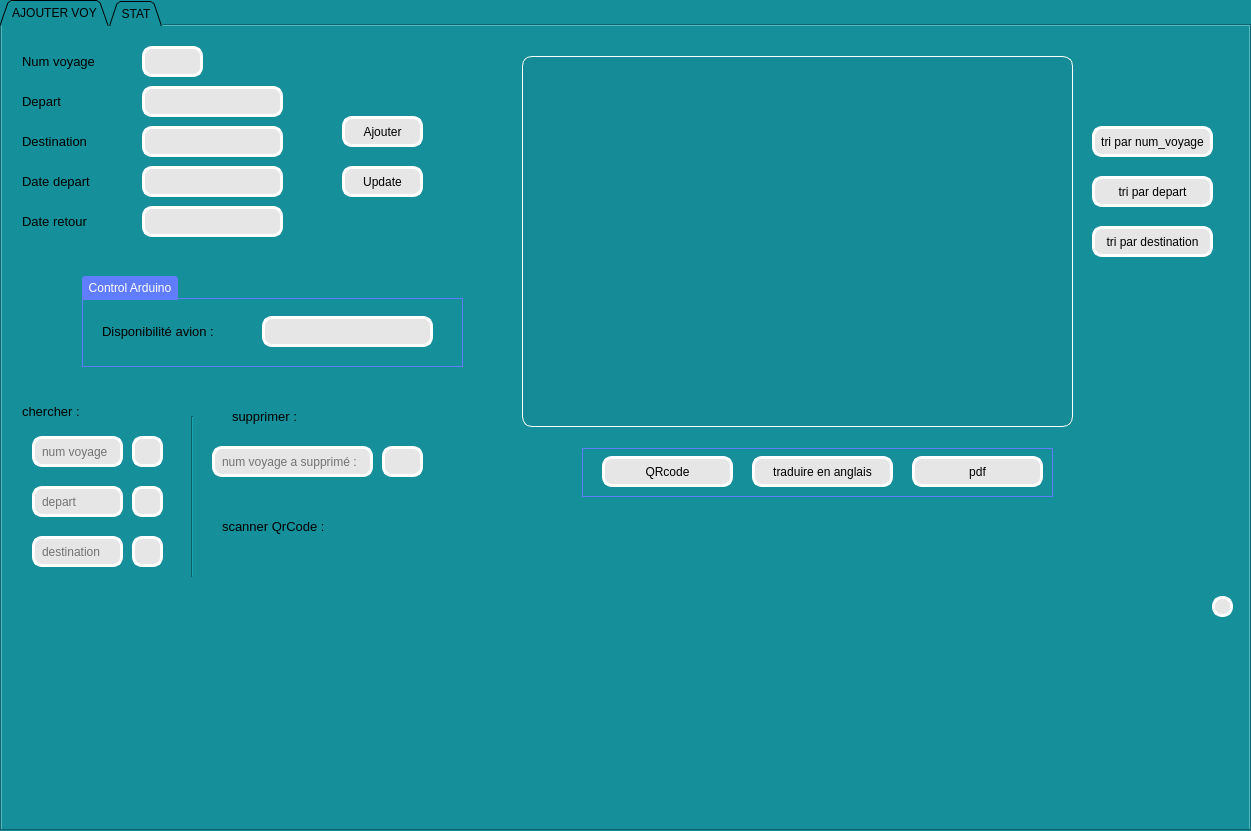
      <widget class="QTabWidget" name="tab_voyageur">
       <property name="geometry">
        <rect>
         <x>30</x>
         <y>20</y>
         <width>1251</width>
         <height>831</height>
        </rect>
       </property>
       <property name="styleSheet">
        <string notr="true">font: 10pt &quot;MS Shell Dlg 2&quot;;
background-color: rgb(21, 143, 154);</string>
       </property>
       <property name="tabShape">
        <enum>QTabWidget::Triangular</enum>
       </property>
       <property name="currentIndex">
        <number>0</number>
       </property>
       <widget class="QWidget" name="tab_8">
        <attribute name="title">
         <string>AJOUTER VOY</string>
        </attribute>
        <widget class="QLabel" name="label_31">
         <property name="geometry">
          <rect>
           <x>20</x>
           <y>140</y>
           <width>101</width>
           <height>31</height>
          </rect>
         </property>
         <property name="font">
          <font>
           <family>MS Shell Dlg 2</family>
           <pointsize>10</pointsize>
           <weight>50</weight>
           <italic>false</italic>
           <bold>false</bold>
          </font>
         </property>
         <property name="styleSheet">
          <string notr="true">font: 10pt &quot;MS Shell Dlg 2&quot;;</string>
         </property>
         <property name="text">
          <string>Date depart </string>
         </property>
        </widget>
        <widget class="QLabel" name="label_32">
         <property name="geometry">
          <rect>
           <x>20</x>
           <y>60</y>
           <width>91</width>
           <height>31</height>
          </rect>
         </property>
         <property name="font">
          <font>
           <family>MS Shell Dlg 2</family>
           <pointsize>10</pointsize>
           <weight>50</weight>
           <italic>false</italic>
           <bold>false</bold>
          </font>
         </property>
         <property name="styleSheet">
          <string notr="true">font: 10pt &quot;MS Shell Dlg 2&quot;;</string>
         </property>
         <property name="text">
          <string>Depart </string>
         </property>
        </widget>
        <widget class="QLabel" name="label_33">
         <property name="geometry">
          <rect>
           <x>20</x>
           <y>180</y>
           <width>101</width>
           <height>31</height>
          </rect>
         </property>
         <property name="font">
          <font>
           <family>MS Shell Dlg 2</family>
           <pointsize>10</pointsize>
           <weight>50</weight>
           <italic>false</italic>
           <bold>false</bold>
          </font>
         </property>
         <property name="styleSheet">
          <string notr="true">font: 10pt &quot;MS Shell Dlg 2&quot;;</string>
         </property>
         <property name="text">
          <string>Date retour </string>
         </property>
        </widget>
        <widget class="QPushButton" name="quitter_button">
         <property name="geometry">
          <rect>
           <x>1210</x>
           <y>570</y>
           <width>21</width>
           <height>21</height>
          </rect>
         </property>
         <property name="styleSheet">
          <string notr="true">color: #b1b1b1;
color: rgb(0, 0, 0);
background-color: rgb(230, 230, 230);

 

    border-width: 3px;

    border-color: #ffffff;

    border-style: solid;

    border-radius: 10;



    padding: 3px;

    font-size: 12px;

    padding-left: 5px;

    padding-right: 5px;</string>
         </property>
         <property name="text">
          <string/>
         </property>
         <property name="icon">
          <iconset>
           <normaloff>D:/312640531_1287055981893992_2003313104381087677_n.png</normaloff>D:/312640531_1287055981893992_2003313104381087677_n.png</iconset>
         </property>
        </widget>
        <widget class="QLineEdit" name="le_depart">
         <property name="geometry">
          <rect>
           <x>140</x>
           <y>60</y>
           <width>141</width>
           <height>31</height>
          </rect>
         </property>
         <property name="styleSheet">
          <string notr="true">color: #b1b1b1;
color: rgb(0, 0, 0);
background-color: rgb(230, 230, 230);

 

    border-width: 3px;

    border-color: #ffffff;

    border-style: solid;

    border-radius: 10;



    padding: 3px;

    font-size: 12px;

    padding-left: 5px;

    padding-right: 5px;</string>
         </property>
         <property name="text">
          <string/>
         </property>
        </widget>
        <widget class="QPushButton" name="le_ajouter">
         <property name="geometry">
          <rect>
           <x>340</x>
           <y>90</y>
           <width>81</width>
           <height>31</height>
          </rect>
         </property>
         <property name="styleSheet">
          <string notr="true">color: #b1b1b1;
color: rgb(0, 0, 0);
background-color: rgb(230, 230, 230);

 

    border-width: 3px;

    border-color: #ffffff;

    border-style: solid;

    border-radius: 10;



    padding: 3px;

    font-size: 12px;

    padding-left: 5px;

    padding-right: 5px;</string>
         </property>
         <property name="text">
          <string>Ajouter</string>
         </property>
         <property name="icon">
          <iconset>
           <normaloff>D:/add.png</normaloff>D:/add.png</iconset>
         </property>
        </widget>
        <widget class="QLabel" name="label_34">
         <property name="geometry">
          <rect>
           <x>20</x>
           <y>20</y>
           <width>111</width>
           <height>31</height>
          </rect>
         </property>
         <property name="font">
          <font>
           <family>MS Shell Dlg 2</family>
           <pointsize>10</pointsize>
           <weight>50</weight>
           <italic>false</italic>
           <bold>false</bold>
          </font>
         </property>
         <property name="styleSheet">
          <string notr="true">font: 10pt &quot;MS Shell Dlg 2&quot;;</string>
         </property>
         <property name="text">
          <string>Num voyage </string>
         </property>
        </widget>
        <widget class="QLineEdit" name="le_destination">
         <property name="geometry">
          <rect>
           <x>140</x>
           <y>100</y>
           <width>141</width>
           <height>31</height>
          </rect>
         </property>
         <property name="styleSheet">
          <string notr="true">color: #b1b1b1;
color: rgb(0, 0, 0);
background-color: rgb(230, 230, 230);

 

    border-width: 3px;

    border-color: #ffffff;

    border-style: solid;

    border-radius: 10;



    padding: 3px;

    font-size: 12px;

    padding-left: 5px;

    padding-right: 5px;</string>
         </property>
         <property name="text">
          <string/>
         </property>
        </widget>
        <widget class="QLineEdit" name="le_num_voyag">
         <property name="geometry">
          <rect>
           <x>140</x>
           <y>20</y>
           <width>61</width>
           <height>31</height>
          </rect>
         </property>
         <property name="styleSheet">
          <string notr="true">color: #b1b1b1;
color: rgb(0, 0, 0);
background-color: rgb(230, 230, 230);

 

    border-width: 3px;

    border-color: #ffffff;

    border-style: solid;

    border-radius: 10;



    padding: 3px;

    font-size: 12px;

    padding-left: 5px;

    padding-right: 5px;</string>
         </property>
         <property name="text">
          <string/>
         </property>
         <property name="placeholderText">
          <string/>
         </property>
        </widget>
        <widget class="QLineEdit" name="date_retour">
         <property name="geometry">
          <rect>
           <x>140</x>
           <y>180</y>
           <width>141</width>
           <height>31</height>
          </rect>
         </property>
         <property name="styleSheet">
          <string notr="true">color: #b1b1b1;
color: rgb(0, 0, 0);
background-color: rgb(230, 230, 230);

 

    border-width: 3px;

    border-color: #ffffff;

    border-style: solid;

    border-radius: 10;



    padding: 3px;

    font-size: 12px;

    padding-left: 5px;

    padding-right: 5px;</string>
         </property>
         <property name="text">
          <string/>
         </property>
        </widget>
        <widget class="QLineEdit" name="date_depart">
         <property name="geometry">
          <rect>
           <x>140</x>
           <y>140</y>
           <width>141</width>
           <height>31</height>
          </rect>
         </property>
         <property name="styleSheet">
          <string notr="true">color: #b1b1b1;
color: rgb(0, 0, 0);
background-color: rgb(230, 230, 230);

 

    border-width: 3px;

    border-color: #ffffff;

    border-style: solid;

    border-radius: 10;



    padding: 3px;

    font-size: 12px;

    padding-left: 5px;

    padding-right: 5px;</string>
         </property>
         <property name="text">
          <string/>
         </property>
        </widget>
        <widget class="QPushButton" name="le_update">
         <property name="geometry">
          <rect>
           <x>340</x>
           <y>140</y>
           <width>81</width>
           <height>31</height>
          </rect>
         </property>
         <property name="styleSheet">
          <string notr="true">color: #b1b1b1;
color: rgb(0, 0, 0);
background-color: rgb(230, 230, 230);

 

    border-width: 3px;

    border-color: #ffffff;

    border-style: solid;

    border-radius: 10;



    padding: 3px;

    font-size: 12px;

    padding-left: 5px;

    padding-right: 5px;</string>
         </property>
         <property name="text">
          <string>Update</string>
         </property>
         <property name="icon">
          <iconset>
           <normaloff>../../../../Downloads/refresh.png</normaloff>../../../../Downloads/refresh.png</iconset>
         </property>
        </widget>
        <widget class="QLabel" name="label_35">
         <property name="geometry">
          <rect>
           <x>20</x>
           <y>100</y>
           <width>101</width>
           <height>31</height>
          </rect>
         </property>
         <property name="font">
          <font>
           <family>MS Shell Dlg 2</family>
           <pointsize>10</pointsize>
           <weight>50</weight>
           <italic>false</italic>
           <bold>false</bold>
          </font>
         </property>
         <property name="styleSheet">
          <string notr="true">font: 10pt &quot;MS Shell Dlg 2&quot;;</string>
         </property>
         <property name="text">
          <string>Destination </string>
         </property>
        </widget>
        <widget class="QTableView" name="tab_voyageur_2">
         <property name="geometry">
          <rect>
           <x>520</x>
           <y>30</y>
           <width>551</width>
           <height>371</height>
          </rect>
         </property>
         <property name="font">
          <font>
           <family>MS Shell Dlg 2</family>
           <pointsize>-1</pointsize>
           <weight>50</weight>
           <italic>false</italic>
           <bold>false</bold>
          </font>
         </property>
         <property name="cursor" stdset="0">
          <cursorShape>PointingHandCursor</cursorShape>
         </property>
         <property name="mouseTracking">
          <bool>true</bool>
         </property>
         <property name="autoFillBackground">
          <bool>false</bool>
         </property>
         <property name="styleSheet">
          <string notr="true">background-color: rgb(21, 139, 151);
color: #b1b1b1;
color: rgb(0, 0, 0);


 

    border-width: 1px;

    border-color: #ffffff;

    border-style: solid;

    border-radius: 10;



    padding: 3px;

    font-size: 12px;

    padding-left: 5px;

    padding-right: 5px;</string>
         </property>
         <property name="frameShadow">
          <enum>QFrame::Raised</enum>
         </property>
         <property name="horizontalScrollBarPolicy">
          <enum>Qt::ScrollBarAsNeeded</enum>
         </property>
         <property name="sizeAdjustPolicy">
          <enum>QAbstractScrollArea::AdjustIgnored</enum>
         </property>
         <property name="autoScroll">
          <bool>true</bool>
         </property>
         <property name="dragDropMode">
          <enum>QAbstractItemView::NoDragDrop</enum>
         </property>
         <property name="gridStyle">
          <enum>Qt::SolidLine</enum>
         </property>
        </widget>
        <widget class="QLineEdit" name="le_voyage_supp_2">
         <property name="geometry">
          <rect>
           <x>210</x>
           <y>420</y>
           <width>161</width>
           <height>31</height>
          </rect>
         </property>
         <property name="styleSheet">
          <string notr="true">color: #b1b1b1;
color: rgb(0, 0, 0);
background-color: rgb(230, 230, 230);

 

    border-width: 3px;

    border-color: #ffffff;

    border-style: solid;

    border-radius: 10;



    padding: 3px;

    font-size: 12px;

    padding-left: 5px;

    padding-right: 5px;</string>
         </property>
         <property name="text">
          <string/>
         </property>
         <property name="placeholderText">
          <string>num voyage a supprimé :</string>
         </property>
        </widget>
        <widget class="QPushButton" name="boutton_supp">
         <property name="geometry">
          <rect>
           <x>380</x>
           <y>420</y>
           <width>41</width>
           <height>31</height>
          </rect>
         </property>
         <property name="font">
          <font>
           <family>MS Shell Dlg 2</family>
           <pointsize>-1</pointsize>
           <weight>50</weight>
           <italic>false</italic>
           <bold>false</bold>
           <underline>false</underline>
          </font>
         </property>
         <property name="styleSheet">
          <string notr="true">color: #b1b1b1;
color: rgb(0, 0, 0);
background-color: rgb(230, 230, 230);

 

    border-width: 3px;

    border-color: #ffffff;

    border-style: solid;

    border-radius: 10;



    padding: 3px;

    font-size: 12px;

    padding-left: 5px;

    padding-right: 5px;</string>
         </property>
         <property name="text">
          <string/>
         </property>
         <property name="icon">
          <iconset>
           <normaloff>D:/293015373_421642396675644_3595492113183326200_n.png</normaloff>D:/293015373_421642396675644_3595492113183326200_n.png</iconset>
         </property>
        </widget>
        <widget class="QPushButton" name="recherche_button">
         <property name="geometry">
          <rect>
           <x>130</x>
           <y>410</y>
           <width>31</width>
           <height>31</height>
          </rect>
         </property>
         <property name="styleSheet">
          <string notr="true">color: #b1b1b1;
color: rgb(0, 0, 0);
background-color: rgb(230, 230, 230);

 

    border-width: 3px;

    border-color: #ffffff;

    border-style: solid;

    border-radius: 10;



    padding: 3px;

    font-size: 12px;

    padding-left: 5px;

    padding-right: 5px;</string>
         </property>
         <property name="text">
          <string/>
         </property>
         <property name="icon">
          <iconset>
           <normaloff>../../../../Downloads/magnifying-glass.png</normaloff>../../../../Downloads/magnifying-glass.png</iconset>
         </property>
        </widget>
        <widget class="QLineEdit" name="le_search_numv">
         <property name="geometry">
          <rect>
           <x>30</x>
           <y>410</y>
           <width>91</width>
           <height>31</height>
          </rect>
         </property>
         <property name="styleSheet">
          <string notr="true">color: #b1b1b1;
color: rgb(0, 0, 0);
background-color: rgb(230, 230, 230);

 

    border-width: 3px;

    border-color: #ffffff;

    border-style: solid;

    border-radius: 10;



    padding: 3px;

    font-size: 12px;

    padding-left: 5px;

    padding-right: 5px;</string>
         </property>
         <property name="text">
          <string/>
         </property>
         <property name="placeholderText">
          <string>num voyage</string>
         </property>
        </widget>
        <widget class="QLabel" name="label_36">
         <property name="geometry">
          <rect>
           <x>20</x>
           <y>370</y>
           <width>111</width>
           <height>31</height>
          </rect>
         </property>
         <property name="font">
          <font>
           <family>MS Shell Dlg 2</family>
           <pointsize>10</pointsize>
           <weight>50</weight>
           <italic>false</italic>
           <bold>false</bold>
          </font>
         </property>
         <property name="styleSheet">
          <string notr="true"/>
         </property>
         <property name="text">
          <string>chercher :</string>
         </property>
        </widget>
        <widget class="QLineEdit" name="le_search_depart">
         <property name="geometry">
          <rect>
           <x>30</x>
           <y>460</y>
           <width>91</width>
           <height>31</height>
          </rect>
         </property>
         <property name="styleSheet">
          <string notr="true">color: #b1b1b1;
color: rgb(0, 0, 0);
background-color: rgb(230, 230, 230);

 

    border-width: 3px;

    border-color: #ffffff;

    border-style: solid;

    border-radius: 10;



    padding: 3px;

    font-size: 12px;

    padding-left: 5px;

    padding-right: 5px;</string>
         </property>
         <property name="text">
          <string/>
         </property>
         <property name="placeholderText">
          <string>depart</string>
         </property>
        </widget>
        <widget class="QLineEdit" name="le_search_destination">
         <property name="geometry">
          <rect>
           <x>30</x>
           <y>510</y>
           <width>91</width>
           <height>31</height>
          </rect>
         </property>
         <property name="styleSheet">
          <string notr="true">color: #b1b1b1;
color: rgb(0, 0, 0);
background-color: rgb(230, 230, 230);

 

    border-width: 3px;

    border-color: #ffffff;

    border-style: solid;

    border-radius: 10;



    padding: 3px;

    font-size: 12px;

    padding-left: 5px;

    padding-right: 5px;</string>
         </property>
         <property name="text">
          <string/>
         </property>
         <property name="placeholderText">
          <string>destination</string>
         </property>
        </widget>
        <widget class="QPushButton" name="recherche_button_2">
         <property name="geometry">
          <rect>
           <x>130</x>
           <y>460</y>
           <width>31</width>
           <height>31</height>
          </rect>
         </property>
         <property name="styleSheet">
          <string notr="true">color: #b1b1b1;
color: rgb(0, 0, 0);
background-color: rgb(230, 230, 230);

 

    border-width: 3px;

    border-color: #ffffff;

    border-style: solid;

    border-radius: 10;



    padding: 3px;

    font-size: 12px;

    padding-left: 5px;

    padding-right: 5px;</string>
         </property>
         <property name="text">
          <string/>
         </property>
         <property name="icon">
          <iconset>
           <normaloff>../../../../Downloads/magnifying-glass.png</normaloff>../../../../Downloads/magnifying-glass.png</iconset>
         </property>
        </widget>
        <widget class="QPushButton" name="recherche_button_3">
         <property name="geometry">
          <rect>
           <x>130</x>
           <y>510</y>
           <width>31</width>
           <height>31</height>
          </rect>
         </property>
         <property name="styleSheet">
          <string notr="true">color: #b1b1b1;
color: rgb(0, 0, 0);
background-color: rgb(230, 230, 230);

 

    border-width: 3px;

    border-color: #ffffff;

    border-style: solid;

    border-radius: 10;



    padding: 3px;

    font-size: 12px;

    padding-left: 5px;

    padding-right: 5px;</string>
         </property>
         <property name="text">
          <string/>
         </property>
         <property name="icon">
          <iconset>
           <normaloff>../../../../Downloads/magnifying-glass.png</normaloff>../../../../Downloads/magnifying-glass.png</iconset>
         </property>
        </widget>
        <widget class="Line" name="line">
         <property name="geometry">
          <rect>
           <x>180</x>
           <y>390</y>
           <width>20</width>
           <height>161</height>
          </rect>
         </property>
         <property name="orientation">
          <enum>Qt::Vertical</enum>
         </property>
        </widget>
        <widget class="QLabel" name="label_37">
         <property name="geometry">
          <rect>
           <x>230</x>
           <y>370</y>
           <width>111</width>
           <height>41</height>
          </rect>
         </property>
         <property name="font">
          <font>
           <family>MS Shell Dlg 2</family>
           <pointsize>10</pointsize>
           <weight>50</weight>
           <italic>false</italic>
           <bold>false</bold>
          </font>
         </property>
         <property name="styleSheet">
          <string notr="true"/>
         </property>
         <property name="text">
          <string>supprimer :</string>
         </property>
        </widget>
        <widget class="QLabel" name="label_38">
         <property name="geometry">
          <rect>
           <x>370</x>
           <y>470</y>
           <width>91</width>
           <height>81</height>
          </rect>
         </property>
         <property name="styleSheet">
          <string notr="true"/>
         </property>
         <property name="text">
          <string/>
         </property>
        </widget>
        <widget class="QLabel" name="label_39">
         <property name="geometry">
          <rect>
           <x>220</x>
           <y>470</y>
           <width>131</width>
           <height>61</height>
          </rect>
         </property>
         <property name="font">
          <font>
           <family>MS Shell Dlg 2</family>
           <pointsize>10</pointsize>
           <weight>50</weight>
           <italic>false</italic>
           <bold>false</bold>
          </font>
         </property>
         <property name="styleSheet">
          <string notr="true"/>
         </property>
         <property name="text">
          <string>scanner QrCode :</string>
         </property>
        </widget>
        <widget class="QGroupBox" name="groupBox_5">
         <property name="geometry">
          <rect>
           <x>80</x>
           <y>250</y>
           <width>381</width>
           <height>91</height>
          </rect>
         </property>
         <property name="styleSheet">
          <string notr="true">QGroupBox {
	color: rgb(255, 255, 255);
    border: 1px solid;
    border-color: #607cff;
    margin-top: 22px;
}
QGroupBox::title  {
    background-color: #607cff;
    color: #ffffff;
    subcontrol-origin: margin;
    subcontrol-position: top left;
    padding: 5px;
    border-top-left-radius: 3px;
    border-top-right-radius: 3px;
}
QGroupBox::title::disabled{
   background-color: #404040;
   color: #656565;
    subcontrol-origin: margin;
    subcontrol-position: top left;
    padding: 5px;
    border-top-left-radius: 3px;
    border-top-right-radius: 3px;
}</string>
         </property>
         <property name="title">
          <string>Control Arduino</string>
         </property>
         <widget class="QLabel" name="on_text_2">
          <property name="geometry">
           <rect>
            <x>20</x>
            <y>40</y>
            <width>151</width>
            <height>31</height>
           </rect>
          </property>
          <property name="font">
           <font>
            <family>MS Shell Dlg 2</family>
            <pointsize>10</pointsize>
            <weight>50</weight>
            <italic>false</italic>
            <bold>false</bold>
           </font>
          </property>
          <property name="styleSheet">
           <string notr="true"/>
          </property>
          <property name="text">
           <string>Disponibilité avion :</string>
          </property>
         </widget>
         <widget class="QLabel" name="etat_buzzer">
          <property name="geometry">
           <rect>
            <x>180</x>
            <y>40</y>
            <width>171</width>
            <height>31</height>
           </rect>
          </property>
          <property name="font">
           <font>
            <family>Source Code Pro</family>
            <pointsize>-1</pointsize>
            <weight>9</weight>
            <italic>false</italic>
            <bold>false</bold>
           </font>
          </property>
          <property name="styleSheet">
           <string notr="true">color: #b1b1b1;
color: rgb(0, 0, 0);
font: 8pt &quot;MS Shell Dlg 2&quot;;
font: 75 10pt &quot;Source Code Pro&quot;;
color: rgb(0, 0, 0);
background-color: rgb(230, 230, 230);

 

    border-width: 3px;

    border-color: #ffffff;

    border-style: solid;

    border-radius: 10;



    padding: 3px;

    font-size: 12px;

    padding-left: 5px;

    padding-right: 5px;</string>
          </property>
          <property name="text">
           <string/>
          </property>
         </widget>
        </widget>
        <widget class="QGroupBox" name="groupBox_6">
         <property name="geometry">
          <rect>
           <x>580</x>
           <y>400</y>
           <width>471</width>
           <height>71</height>
          </rect>
         </property>
         <property name="layoutDirection">
          <enum>Qt::LeftToRight</enum>
         </property>
         <property name="styleSheet">
          <string notr="true">QGroupBox {
	color: rgb(255, 255, 255);
    border: 1px solid;
    border-color: #607cff;
    margin-top: 22px;
}
QGroupBox::title  {
    background-color: #607cff;
    color: #ffffff;
    subcontrol-origin: margin;
    subcontrol-position: top left;
    padding: 5px;
    border-top-left-radius: 3px;
    border-top-right-radius: 3px;
}
QGroupBox::title::disabled{
   background-color: #404040;
   color: #656565;
    subcontrol-origin: margin;
    subcontrol-position: top left;
    padding: 5px;
    border-top-left-radius: 3px;
    border-top-right-radius: 3px;
}</string>
         </property>
         <property name="title">
          <string/>
         </property>
         <widget class="QPushButton" name="traduire">
          <property name="geometry">
           <rect>
            <x>170</x>
            <y>30</y>
            <width>141</width>
            <height>31</height>
           </rect>
          </property>
          <property name="styleSheet">
           <string notr="true">color: #b1b1b1;
color: rgb(0, 0, 0);
background-color: rgb(230, 230, 230);

 

    border-width: 3px;

    border-color: #ffffff;

    border-style: solid;

    border-radius: 10;



    padding: 3px;

    font-size: 12px;

    padding-left: 5px;

    padding-right: 5px;</string>
          </property>
          <property name="text">
           <string>traduire en anglais</string>
          </property>
          <property name="icon">
           <iconset>
            <normaloff>D:/add.png</normaloff>D:/add.png</iconset>
          </property>
         </widget>
         <widget class="QPushButton" name="qr_button">
          <property name="geometry">
           <rect>
            <x>20</x>
            <y>30</y>
            <width>131</width>
            <height>31</height>
           </rect>
          </property>
          <property name="styleSheet">
           <string notr="true">color: #b1b1b1;
color: rgb(0, 0, 0);
background-color: rgb(230, 230, 230);

 

    border-width: 3px;

    border-color: #ffffff;

    border-style: solid;

    border-radius: 10;



    padding: 3px;

    font-size: 12px;

    padding-left: 5px;

    padding-right: 5px;</string>
          </property>
          <property name="text">
           <string>QRcode</string>
          </property>
          <property name="icon">
           <iconset>
            <normaloff>D:/qr-code.png</normaloff>D:/qr-code.png</iconset>
          </property>
         </widget>
         <widget class="QPushButton" name="pdf_button">
          <property name="geometry">
           <rect>
            <x>330</x>
            <y>30</y>
            <width>131</width>
            <height>31</height>
           </rect>
          </property>
          <property name="styleSheet">
           <string notr="true">color: #b1b1b1;
color: rgb(0, 0, 0);
background-color: rgb(230, 230, 230);

 

    border-width: 3px;

    border-color: #ffffff;

    border-style: solid;

    border-radius: 10;



    padding: 3px;

    font-size: 12px;

    padding-left: 5px;

    padding-right: 5px;</string>
          </property>
          <property name="text">
           <string>pdf</string>
          </property>
          <property name="icon">
           <iconset>
            <normaloff>../../../../Downloads/pdf.png</normaloff>../../../../Downloads/pdf.png</iconset>
          </property>
         </widget>
        </widget>
        <widget class="QPushButton" name="tri_button">
         <property name="geometry">
          <rect>
           <x>1090</x>
           <y>100</y>
           <width>121</width>
           <height>31</height>
          </rect>
         </property>
         <property name="styleSheet">
          <string notr="true">color: #b1b1b1;
color: rgb(0, 0, 0);
background-color: rgb(230, 230, 230);

 

    border-width: 3px;

    border-color: #ffffff;

    border-style: solid;

    border-radius: 10;



    padding: 3px;

    font-size: 12px;

    padding-left: 5px;

    padding-right: 5px;</string>
         </property>
         <property name="text">
          <string>tri par num_voyage</string>
         </property>
         <property name="icon">
          <iconset>
           <normaloff>../../../../Downloads/sort.png</normaloff>../../../../Downloads/sort.png</iconset>
         </property>
        </widget>
        <widget class="QPushButton" name="tri_button_2">
         <property name="geometry">
          <rect>
           <x>1090</x>
           <y>150</y>
           <width>121</width>
           <height>31</height>
          </rect>
         </property>
         <property name="styleSheet">
          <string notr="true">color: #b1b1b1;
color: rgb(0, 0, 0);
background-color: rgb(230, 230, 230);

 

    border-width: 3px;

    border-color: #ffffff;

    border-style: solid;

    border-radius: 10;



    padding: 3px;

    font-size: 12px;

    padding-left: 5px;

    padding-right: 5px;</string>
         </property>
         <property name="text">
          <string>tri par depart</string>
         </property>
         <property name="icon">
          <iconset>
           <normaloff>../../../../Downloads/sort.png</normaloff>../../../../Downloads/sort.png</iconset>
         </property>
        </widget>
        <widget class="QPushButton" name="tri_button_3">
         <property name="geometry">
          <rect>
           <x>1090</x>
           <y>200</y>
           <width>121</width>
           <height>31</height>
          </rect>
         </property>
         <property name="styleSheet">
          <string notr="true">color: #b1b1b1;
color: rgb(0, 0, 0);
background-color: rgb(230, 230, 230);

 

    border-width: 3px;

    border-color: #ffffff;

    border-style: solid;

    border-radius: 10;



    padding: 3px;

    font-size: 12px;

    padding-left: 5px;

    padding-right: 5px;</string>
         </property>
         <property name="text">
          <string>tri par destination</string>
         </property>
         <property name="icon">
          <iconset>
           <normaloff>../../../../Downloads/sort.png</normaloff>../../../../Downloads/sort.png</iconset>
         </property>
        </widget>
        <zorder>label_31</zorder>
        <zorder>label_32</zorder>
        <zorder>label_33</zorder>
        <zorder>quitter_button</zorder>
        <zorder>le_depart</zorder>
        <zorder>le_ajouter</zorder>
        <zorder>label_34</zorder>
        <zorder>le_destination</zorder>
        <zorder>le_num_voyag</zorder>
        <zorder>date_retour</zorder>
        <zorder>date_depart</zorder>
        <zorder>le_update</zorder>
        <zorder>label_35</zorder>
        <zorder>tab_voyageur_2</zorder>
        <zorder>le_voyage_supp_2</zorder>
        <zorder>boutton_supp</zorder>
        <zorder>recherche_button</zorder>
        <zorder>le_search_numv</zorder>
        <zorder>label_36</zorder>
        <zorder>le_search_depart</zorder>
        <zorder>le_search_destination</zorder>
        <zorder>recherche_button_2</zorder>
        <zorder>recherche_button_3</zorder>
        <zorder>line</zorder>
        <zorder>label_37</zorder>
        <zorder>label_39</zorder>
        <zorder>groupBox_5</zorder>
        <zorder>groupBox_6</zorder>
        <zorder>label_38</zorder>
        <zorder>tri_button</zorder>
        <zorder>tri_button_2</zorder>
        <zorder>tri_button_3</zorder>
       </widget>
       <widget class="QWidget" name="tab_9">
        <attribute name="title">
         <string>STAT</string>
        </attribute>
        <widget class="QLabel" name="label_40">
         <property name="geometry">
          <rect>
           <x>60</x>
           <y>30</y>
           <width>1001</width>
           <height>31</height>
          </rect>
         </property>
         <property name="font">
          <font>
           <family>Rockwell Extra Bold</family>
           <pointsize>18</pointsize>
           <weight>10</weight>
           <italic>false</italic>
           <bold>false</bold>
          </font>
         </property>
         <property name="styleSheet">
          <string notr="true">font: 81 18pt &quot;Rockwell Extra Bold&quot;;</string>
         </property>
         <property name="text">
          <string>      voir les statistiques des destinations les plus visitées</string>
         </property>
        </widget>
        <widget class="QCustomPlot" name="customplot" native="true">
         <property name="geometry">
          <rect>
           <x>240</x>
           <y>80</y>
           <width>651</width>
           <height>461</height>
          </rect>
         </property>
         <property name="styleSheet">
          <string notr="true">background-color: rgb(230, 230, 230);
font: 8pt &quot;Segoe MDL2 Assets&quot;;
</string>
         </property>
         <widget class="QFrame" name="graphe">
          <property name="geometry">
           <rect>
            <x>0</x>
            <y>0</y>
            <width>651</width>
            <height>461</height>
           </rect>
          </property>
          <property name="styleSheet">
           <string notr="true">background-color: rgb(21, 139, 151);
color: #b1b1b1;
color: rgb(0, 0, 0);


 

    border-width: 1px;

    border-color: #ffffff;

    border-style: solid;

    border-radius: 10;



    padding: 3px;

    font-size: 12px;

    padding-left: 5px;

    padding-right: 5px;</string>
          </property>
          <layout class="QHBoxLayout" name="horizontalLayout_2"/>
         </widget>
        </widget>
       </widget>
      </widget>
